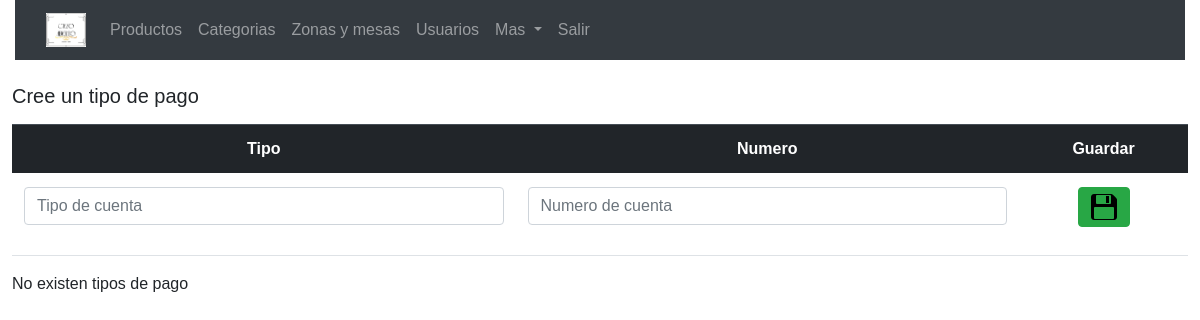
The page /index.php/administrador/RegistrarTipoPago on the database as committed earlier.
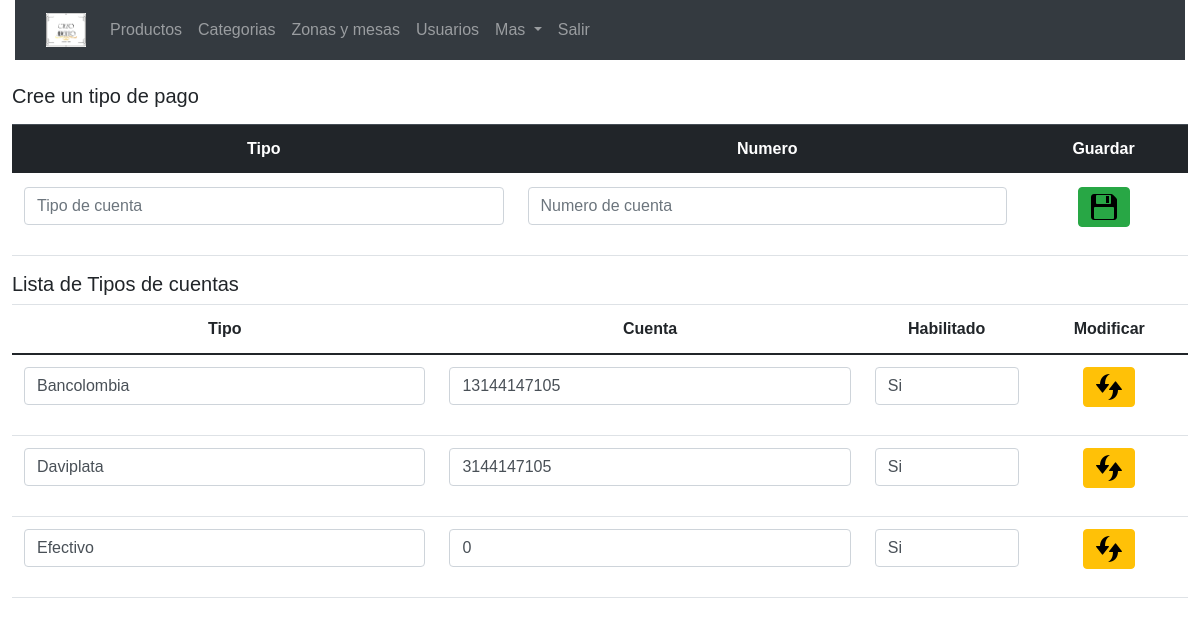
The same page on the database as committed later.
### tables this page shows
CREATE TABLE `tiposdepago` (
  `IdTiposPago` int(11) NOT NULL,
  `NombreTipo` varchar(50) NOT NULL,
  `NumCuenta` varchar(15) NOT NULL DEFAULT '0',
  `Habilitado` tinyint(1) NOT NULL DEFAULT 1
);

### application/controllers/administrador.php (called while the page is built, shortened)
<?php
class Administrador extends CI_Controller {
    function __construct(){
		$this->load->model('Model_Admin');
    }
	public function RegistrarTipoPago(){
		$this->load->helper(array('form', 'url'));
		$this->load->library('form_validation');
		$config = array(
			array(
				'field' => 'NombreTipo',
				'label' => 'Nombre Tipo Pago',
				'rules' => 'required',
				'errors' => array(
					'required' => 'Debes ingresar un  %s.',
				),
			),
		);
		$this->form_validation->set_rules($config);
		if ($this->form_validation->run() == FALSE) {
			$data = array(
				'TiposDePago' => $this->Model_Admin->MostrarTipoPagos()
			);
			$this->load->view('VistasAdmin/View_TipoPago',$data);
		}
	}
}

### index.php (called while the page is built, shortened)
<?php
require_once BASEPATH.'core/CodeIgniter.php';

### application/models/Model_Admin.php (called while the page is built, shortened)
<?php
class Model_Admin extends CI_Model
{
	public function MostrarTipoPagos()
	{
		$query = $this->db->query("SELECT *
		FROM tiposdepago  order by NombreTipo asc");
		if ($query->num_rows() > 0) {
			return $query;
		} else {
			false;
		}
	}
}

### application/views/VistasAdmin/View_TipoPago.php (the view, shortened to what this page needs)
<!DOCTYPE html>
<html lang="en">
<head>
	<link rel="stylesheet" type="text/css" href="<?php echo base_url(); ?>/Style/StylesAdmin/style.css">
	<link href="https://cdn.jsdelivr.net/npm/bootstrap@5.0.0-beta2/dist/css/bootstrap.min.css" rel="stylesheet">
	<link rel="stylesheet" href="https://stackpath.bootstrapcdn.com/bootstrap/4.3.1/css/bootstrap.min.css">
</head>
<body>
	<div class="container-fluid">
		<div class="row">
			<div class="col-12">
				<nav class="navbar navbar-expand-lg navbar-dark bg-dark">
					<div class="container-fluid">
						<a class="navbar-brand" href="<?php echo base_url() ?>index.php/Administrador"><img src="<?php echo base_url() ?>Imagenes/FondoBlanco.png" alt="Logo Cielo Abierto" width="40" height="34"></a>
						<div class="collapse navbar-collapse" id="navbarSupportedContent">
							<ul class="navbar-nav me-auto mb-2 mb-lg-0">
								<li class="nav-item">
									<a class="nav-link " aria-current="page" href="<?php echo base_url() ?>index.php/Administrador/Productos">Productos</a>
								</li>
								<li class="nav-item">
									<a class="nav-link" href="<?php echo base_url() ?>index.php/Administrador/Categorias">Categorias</a>
								</li>
								<li class="nav-item">
									<a class="nav-link" href="<?php echo base_url() ?>index.php/Administrador/Mesas" tabindex="-1" aria-disabled="true">Zonas y mesas</a>
								</li>
								<li class="nav-item">
									<a class="nav-link " href="<?php echo base_url() ?>index.php/Administrador/Usuarios" tabindex="-1" aria-disabled="true">Usuarios</a>
								</li>
								<li class="nav-item dropdown">
									<a class="nav-link dropdown-toggle" href="#" id="navbarDropdown" role="button" data-toggle="dropdown" aria-haspopup="true" aria-expanded="false">
										Mas
									</a>
								</li>
								<li class="nav-item">
									<a class="nav-link" href="<?php echo base_url() ?>index.php/Administrador/Salir" tabindex="-1" aria-disabled="true">Salir</a>
								</li>
							</ul>
						</div>
					</div>
				</nav>
			</div>
		</div>
	</div>
	<br>
	<div class="container-fluid">
		<div class="row">
			<h5>Cree un tipo de pago</h5>
			<div class="table-responsive">
				<?php echo form_open(base_url() . 'index.php/Administrador/RegistrarTipoPago'); ?>
				<table class="table table-hover">
					<thead class="table-dark head">
						<tr>
							<th scope="col">Tipo</th>
							<th scope="col">Numero</th>
							<th scope="col">Guardar</th>
						</tr>
					</thead>
					<tbody>
						<tr>
							<td>
								<div class="form-group">
									<input type="text" required value="" required class="form-control" name="NombreTipo" placeholder="Tipo de cuenta">
								</div>
							</td>
							<td>
								<div class="form-group">
									<input type="text" value=""  class="form-control" name="NumCuenta" placeholder="Numero de cuenta">
								</div>
							</td>
							<td>
								<div class="form-group" id="CentrarBotonEnTabla">
									<button type="submit" class="btn btn-success center-block"><img class="img-fluid" src="<?php echo base_url() ?>Imagenes/Guardar.png" alt=""></button>
								</div>
							</td>
						</tr>
					</tbody>
				</table>
				</form>
			</div>
		</div>
		<div class="row">
			<?php if (isset($TiposDePago)) { ?>
				<h5>Lista de Tipos de cuentas</h5>
				<div class="table-responsive">
					<table class="table">
						<thead class="head">
							<tr>
								<th scope="col">Tipo</th>
								<th scope="col">Cuenta</th>
								<th scope="col">Habilitado</th>
								<th scope="col">Modificar</th>
							</tr>
						</thead>
						<tbody>
							<?php
							foreach ($TiposDePago->result() as $row) {
							?>
								<?php echo form_open(base_url() . 'index.php/Administrador/ActualizarTipoPago'); ?>
								<tr>
									<td>
										<div class="form-group">
											<input type="text" required name="NombreTipo" value="<?php echo ($row->NombreTipo) ?>" class="form-control">
										</div>
									</td>
									<td>
										<div class="form-group">
											<input type="text" required name="NumCuenta" value="<?php echo ($row->NumCuenta) ?>" class="form-control">
										</div>
									</td>
									<td>
										<div class="form-group">
											<select required name="Habilitado" class="form-control">
												<option value="<?php echo ($row->Habilitado); ?>" selected><?php echo $Resul = $row->Habilitado == 1 ? "Si":"No" ?></option>
											</select>
										</div>
									</td>
									<td>
										<div class="form-group" id="CentrarBotonEnTabla">
											<button type="submit" class="btn btn-warning center-block"><img class="img-fluid" src="<?php echo base_url() ?>Imagenes/Actualizar.png" alt=""></button>
										</div>
									</td>
									</form>
							<?php } ?>
						</tbody>
					</table>
				</div>
			<?php } else { ?>
				<p> No existen tipos de pago </p>
			<?php } ?>
		</div>
	</div>
</body>
</html>

### Style/StylesAdmin/style.css (style rules this page uses)
* { font-family: "Oswal", sans-serif; }
.head tr th { text-align: center; }
#CentrarBotonEnTabla { display: flex; justify-content: center; }

Rows that differ between the two databases and show on the page:
added tiposdepago: NombreTipo "Bancolombia", NumCuenta "13144147105", Habilitado "Si"
added tiposdepago: NombreTipo "Daviplata", NumCuenta "3144147105", Habilitado "Si"
added tiposdepago: NombreTipo "Efectivo", NumCuenta "0", Habilitado "Si"
Other text that changed with them:
text no longer shown: "No existen tipos de pago"
text now shown: "Lista de Tipos de cuentas Tipo Cuenta Habilitado Modificar"
